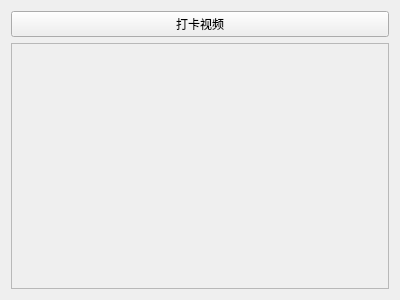
<?xml version="1.0" encoding="UTF-8"?>
<ui version="4.0">
 <class>VideoCaptureUI</class>
 <widget class="QWidget" name="VideoCaptureUI">
  <property name="geometry">
   <rect>
    <x>0</x>
    <y>0</y>
    <width>400</width>
    <height>300</height>
   </rect>
  </property>
  <property name="windowTitle">
   <string>Form</string>
  </property>
  <layout class="QGridLayout" name="gridLayout">
   <item row="0" column="0">
    <widget class="QPushButton" name="pushButton">
     <property name="text">
      <string>打卡视频</string>
     </property>
    </widget>
   </item>
   <item row="1" column="0">
    <widget class="QFrame" name="frame">
     <property name="frameShape">
      <enum>QFrame::StyledPanel</enum>
     </property>
     <property name="frameShadow">
      <enum>QFrame::Raised</enum>
     </property>
    </widget>
   </item>
  </layout>
 </widget>
 <resources/>
 <connections/>
</ui>
